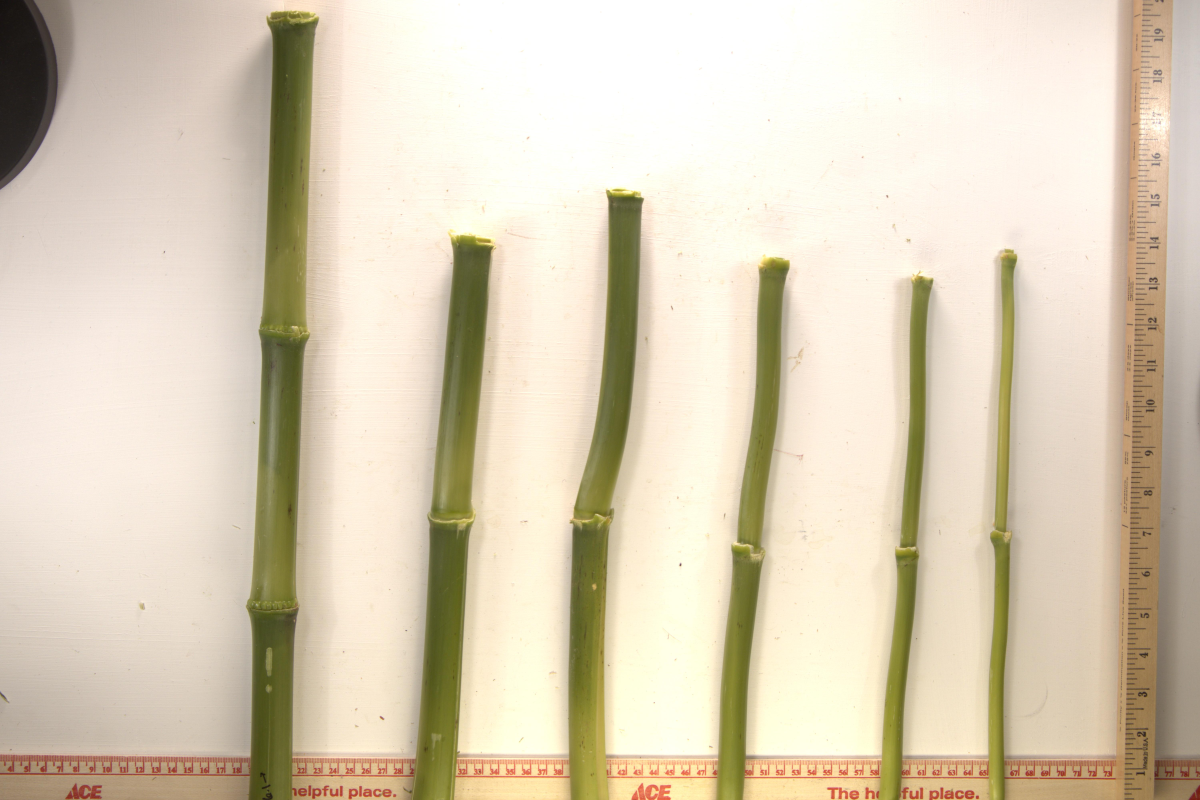
#> input picture test_images/sample_outputs/batch_corn_20250811_01-Example/raw_to_jpg/set_6_20250811.jpg, 6000 x 4000 px (shown at 1/5 size); its folder holds only this picture in this run
$ python calibration.py test_images/sample_outputs/batch_corn_20250811_01-Example/raw_to_jpg/set_6_20250811.jpg
#> lines starting #> are read from the running program, lines starting #| are printed output that depends on the picture
"""
calibration.py - pixel-per-mm scale from the rulers in each photo.

For every image in  <batch>/raw_to_jpg/*.jpg  it finds
    * the horizontal ruler along the bottom  -> scale along x (diameters)
    * the vertical ruler along the right     -> scale along y (lengths)
and writes
    <batch>/calibration.csv            one row per image
    <batch>/calibration_debug/*.jpg    overlay + local-scale plot, for checking

WHY A SCALE *FIELD* AND NOT ONE NUMBER
    If the camera is not exactly parallel to the board, parts of the board that are
    farther away look smaller. In our photos the bottom ruler read about 8.26 px/mm at
    the left edge and 7.79 px/mm at the right edge.
    For a tilted flat board the scale changes linearly across the image, so each
    image gets
        px_per_mm_x(x, y) = ax + b*x + c*y        (diameters, horizontal distances)
        px_per_mm_y(x, y) = ay + b*x + c*y        (lengths, vertical distances)
    b comes from how the scale changes along the bottom ruler, c from the right ruler.
    The CSV also stores the values at the image centre and the % variation over
    the image, so you can see how much the camera tilt matters for each photo.

HOW A RULER IS MEASURED
    1. The tick spacing is found with a Fourier transform of the brightness profile
       across the tick strip (averages hundreds of ticks -> sub-pixel precision).
    2. The tick strip is tracked chunk by chunk so a tilted ruler is followed.
    3. The local spacing is measured in sliding windows along the ruler, and a
       straight line is fitted to those local values (outliers, e.g. where a stem
       crosses the ruler, are rejected).

Only the raw_to_jpg images are used, because the background-removed images no longer
contain the rulers. Both have the same pixel grid, so the values apply directly.

QUALITY CHECKS
    An image gets the batch median scale (and a note in the CSV) when no ruler was found,
    when its scale is more than 3 % from the batch median, or when its x and y scales
    differ by more than 3 % (pixels are square, so this means a ruler was misread).

Run:  python calibration.py            all sessions in config.OUTPUT_DIR
      python calibration.py --force    redo sessions that already have calibration.csv
      python calibration.py IMG_1.jpg  quick test on single images
"""

import csv
import sys
from pathlib import Path

import cv2
import numpy as np

from config import OUTPUT_DIR

# ───── CONFIG ─────────────────────────────────────────────────────────────
BASE_OUTPUT_DIR = Path(OUTPUT_DIR)

# One entry per ruler.
#   axis     "x" = ruler runs left-right, "y" = ruler runs top-bottom
#   units    graduations the ruler might have; the one with the clearest tick pattern
#            whose scale falls inside PX_PER_MM_RANGE is used (so wood cm/inch rulers
#            and metal 1/8"-1/16" rulers all work without changing anything)
#   band     part of the image to search, measured ACROSS the ruler
#            ("x": rows, 0 = top, 1 = bottom; "y": columns, 0 = left, 1 = right)
RULERS = [
    {"name": "bottom", "axis": "x", "units": "auto", "band": (0.85, 1.00)},
    {"name": "right",  "axis": "y", "units": "auto", "band": (0.80, 1.00)},
]

# Candidate graduations (mm). "auto" tries all of them.
GRADUATIONS = {"1 mm": 1.0, "1/8 in": 25.4 / 8, "1/16 in": 25.4 / 16}

# Plausible scale for this rig. Keep it within about +-25 % of the real value:
# a wider range lets a cm ruler be mistaken for a 1/16 in ruler (ratio 1.59).
# Update it if you change camera height or zoom a lot.
PX_PER_MM_RANGE = (6.2, 10.4)
TRACK_CHUNK_PX = 400            # chunk length used to follow a tilted ruler
STRIP_HEIGHT_PX = 14            # rows averaged across the ticks
LOCAL_WIN_PX = 800              # window for local px/mm along the ruler
LOCAL_STEP_PX = 200
MIN_PEAK_SNR = 8.0              # weaker than this -> ruler "not_found"
MAX_FIT_RESID_PCT = 0.6         # RMS residual of local scale fit above this -> "check"
MAX_IMAGE_VARIATION_PCT = 1.0   # scale changes more than this over the image -> "check" (camera tilt)
MAX_BATCH_DEV_PCT = 1.5         # centre value differs from batch median by more -> "check" (value kept)
MAX_BATCH_REPLACE_PCT = 3.0     # ... by more than this -> ruler misread: batch median used instead
MAX_XY_DIFF_PCT = 3.0           # pixels are square, so x and y scales must agree; larger gap -> batch median used
DEFAULT_PX_PER_MM = 8.319       # last resort, used only when no image in a batch has a readable ruler
SAVE_DEBUG = True

CSV_NAME = "calibration.csv"
CSV_FIELDS = [
    "image", "width", "height",
    "px_per_mm_x", "px_per_mm_y",              # at image centre
    "ax", "ay", "b", "c",                      # scale field coefficients
    "variation_pct",                           # (max-min)/mean of scale over the image
    "x_left", "x_right", "y_top", "y_bottom",  # px/mm at the four image edges (centre lines)
    "angle_x_deg", "angle_y_deg", "snr_x", "snr_y", "fit_resid_x_pct", "fit_resid_y_pct",
    "source_x", "source_y", "unit_x", "unit_y", "status", "note",
]


# ───── SIGNAL HELPERS ────────────────────────────────────────────────────
def _highpass(profile, win=41):
    """Remove slow brightness changes so only the tick pattern remains."""
    k = np.ones(win) / win
    pad = np.pad(profile, win, mode="edge")
    return profile - np.convolve(pad, k, mode="same")[win:-win]


def _dense_peak(sig, f_lo, f_hi, n=2001):
    """Exact DFT magnitude on a dense frequency grid (cycles/px). Returns (freq, mag)."""
    freqs = np.linspace(f_lo, f_hi, n)
    nidx = np.arange(len(sig))
    mags = np.empty(n)
    for i in range(0, n, 250):
        f = freqs[i:i + 250]
        mags[i:i + 250] = np.abs(np.exp(-2j * np.pi * np.outer(f, nidx)) @ sig)
    k = int(np.argmax(mags))
    if 0 < k < n - 1:
        a, b0, c = mags[k - 1], mags[k], mags[k + 1]
        den = a - 2 * b0 + c
        d = 0.5 * (a - c) / den if den != 0 else 0.0
        return freqs[k] + d * (freqs[1] - freqs[0]), b0
    return freqs[k], mags[k]


def _snr(sig, f_lo, f_hi):
    """Height of the strongest periodic peak in [f_lo, f_hi] relative to the spectrum floor."""
    nfft = 1 << int(np.ceil(np.log2(len(sig) * 4)))
    spec = np.abs(np.fft.rfft(sig * np.hanning(len(sig)), nfft))
    fr = np.fft.rfftfreq(nfft)
    inb = (fr >= f_lo) & (fr <= f_hi)
    ref = (fr >= f_lo * 0.5) & (fr <= min(0.5, f_hi * 2))
    k = np.argmax(np.where(inb, spec, 0))
    return spec[k] / (np.median(spec[ref]) + 1e-9), fr[k]


def _robust_line(x, y, w=None, n_iter=5, k=2.5):
    """Weighted straight-line fit with iterative outlier rejection. Returns (slope, intercept, mask)."""
    x, y = np.asarray(x, float), np.asarray(y, float)
    w = np.ones_like(x) if w is None else np.asarray(w, float)
    keep = np.ones(len(x), bool)
    slope, icpt = 0.0, float(np.median(y))
    for _ in range(n_iter):
        if keep.sum() < 3:
            break
        slope, icpt = np.polyfit(x[keep], y[keep], 1, w=w[keep])
        r = y - (slope * x + icpt)
        mad = np.median(np.abs(r[keep] - np.median(r[keep]))) * 1.4826 + 1e-9
        new = np.abs(r) < k * mad
        if (new == keep).all():
            break
        keep = new
    return slope, icpt, keep


# ───── RULER MEASUREMENT ─────────────────────────────────────────────────
def measure_ruler(gray, axis, units, band_frac):
    """
    Measure one ruler. Returns None if not found, else a dict with
        px_per_mm      mean scale along the ruler
        local_pos      positions along the ruler (image x for axis x, image y for axis y)
        local_across   matching positions across the ruler (image y / image x)
        local_ppmm     local px/mm at those positions (outliers removed)
        angle_deg, snr, fit_resid_pct, line (for drawing)
    """
    img = gray if axis == "x" else gray.T            # work as if the ruler runs left-right
    H, W = img.shape
    r0, r1 = int(band_frac[0] * H), int(band_frac[1] * H)
    band = img[r0:r1].astype(np.float32)
    if units == "auto":
        cands = dict(GRADUATIONS)
    else:
        cands = {u: GRADUATIONS[u] for u in ([units] if isinstance(units, str) else units)}

    # 1) profiles of thin strips (every 3 rows) over the whole band
    csum = np.vstack([np.zeros((1, W), np.float64), np.cumsum(band, axis=0, dtype=np.float64)])
    starts = np.arange(0, band.shape[0] - STRIP_HEIGHT_PX, 3)
    profs = (csum[starts + STRIP_HEIGHT_PX] - csum[starts]) / STRIP_HEIGHT_PX
    hp = np.apply_along_axis(_highpass, 1, profs)

    # 2) pick the graduation and strip with the clearest tick pattern
    best = (0.0, None, None)
    for uname, umm in cands.items():
        lo, hi = 1.0 / (PX_PER_MM_RANGE[1] * umm), 1.0 / (PX_PER_MM_RANGE[0] * umm)
        snrs = np.array([_snr(p, lo, hi)[0] for p in hp])
        if snrs.max() > best[0]:
            best = (snrs.max(), uname, int(np.argmax(snrs)))
    if best[0] < MIN_PEAK_SNR:
        return None
    unit_name, i_best = best[1], best[2]
    unit_mm = cands[unit_name]
    f_lo = 1.0 / (PX_PER_MM_RANGE[1] * unit_mm)
    f_hi = 1.0 / (PX_PER_MM_RANGE[0] * unit_mm)
    f0, _ = _dense_peak(hp[i_best] * np.hanning(W), f_lo, f_hi, 4001)

    # 3) follow the tick strip chunk by chunk (handles tilt)
    freqs = f0 * np.linspace(0.94, 1.06, 13)
    chunk_c, chunk_r, chunk_w = [], [], []
    for c in range(0, W - TRACK_CHUNK_PX + 1, TRACK_CHUNK_PX // 2):
        seg = hp[:, c:c + TRACK_CHUNK_PX] * np.hanning(TRACK_CHUNK_PX)
        basis = np.exp(-2j * np.pi * np.outer(freqs, np.arange(c, c + TRACK_CHUNK_PX)))
        power = np.abs(seg @ basis.T).max(axis=1)          # per strip
        j = int(np.argmax(power))
        chunk_c.append(c + TRACK_CHUNK_PX / 2)
        chunk_r.append(starts[j] + STRIP_HEIGHT_PX / 2)
        chunk_w.append(power[j])
    chunk_w = np.array(chunk_w)
    good = chunk_w > 0.25 * np.percentile(chunk_w, 90)
    slope, icpt, keep = _robust_line(np.array(chunk_c)[good], np.array(chunk_r)[good],
                                     chunk_w[good], k=3.0)

    # 4) sample a strip along the fitted line
    cols = np.arange(W, dtype=np.float32)
    centre = (r0 + icpt + slope * cols).astype(np.float32)
    offs = np.arange(STRIP_HEIGHT_PX, dtype=np.float32) - STRIP_HEIGHT_PX / 2
    map_x = np.tile(cols, (STRIP_HEIGHT_PX, 1))
    map_y = (centre[None, :] + offs[:, None]).astype(np.float32)
    strip = cv2.remap(img.astype(np.float32), map_x, map_y, cv2.INTER_LINEAR,
                      borderMode=cv2.BORDER_REPLICATE)
    sig = _highpass(strip.mean(axis=0))
    snr, _ = _snr(sig, f_lo, f_hi)
    if snr < MIN_PEAK_SNR:
        return None

    # 5) local scale in sliding windows along the ruler
    loc_c, loc_s, loc_w = [], [], []
    hw = np.hanning(LOCAL_WIN_PX)
    for c in range(0, W - LOCAL_WIN_PX + 1, LOCAL_STEP_PX):
        s = sig[c:c + LOCAL_WIN_PX]
        if np.std(s) < 1e-6:
            continue
        fl, mag = _dense_peak(s * hw, f0 * 0.92, f0 * 1.08, 801)
        loc_c.append(c + LOCAL_WIN_PX / 2)
        loc_s.append(1.0 / (fl * unit_mm))
        loc_w.append(mag / (np.sqrt(np.mean(s ** 2)) * LOCAL_WIN_PX + 1e-9))  # peak purity
    loc_c, loc_s, loc_w = map(np.asarray, (loc_c, loc_s, loc_w))
    ok = loc_w > 0.4 * np.percentile(loc_w, 90)            # drop windows hidden by stems etc.
    if ok.sum() < 4:
        return None
    g, s0, keep = _robust_line(loc_c[ok], loc_s[ok], loc_w[ok])
    pos, val = loc_c[ok][keep], loc_s[ok][keep]
    resid = val - (g * pos + s0)
    resid_pct = float(np.sqrt(np.mean(resid ** 2)) / np.mean(val) * 100)

    across = r0 + icpt + slope * pos
    angle = float(np.degrees(np.arctan(slope)))
    return {
        "px_per_mm": float(np.mean(g * pos + s0)),
        "local_pos": pos, "local_across": across, "local_ppmm": val,
        "angle_deg": angle if axis == "x" else -angle,
        "snr": float(snr), "fit_resid_pct": resid_pct, "unit": unit_name,
        "line": (r0 + icpt, slope, W), "axis": axis, "gradient": g, "s0": s0,
        "all_pos": loc_c, "all_ppmm": loc_s, "used": (ok, keep),
    }


# ───── SCALE FIELD ───────────────────────────────────────────────────────
def fit_scale_field(rx, ry):
    """
    rx: bottom ruler result (or None), ry: right ruler result (or None).
    Model:  sx(x,y) = ax + b*x + c*y,   sy(x,y) = ay + b*x + c*y
    b = d(scale)/dx from the bottom ruler, c = d(scale)/dy from the right ruler.
    """
    b = rx["gradient"] if rx else 0.0
    c = ry["gradient"] if ry else 0.0
    ax = ay = None
    if rx:   # along the bottom ruler:  s = ax + b*x + c*y_ruler
        ax = float(np.mean(rx["local_ppmm"] - b * rx["local_pos"] - c * rx["local_across"]))
    if ry:   # along the right ruler:   s = ay + b*x_ruler + c*y
        ay = float(np.mean(ry["local_ppmm"] - b * ry["local_across"] - c * ry["local_pos"]))
    return ax, ay, float(b), float(c)


def scale_at(cal, x, y):
    """Local (px_per_mm_x, px_per_mm_y) at image point (x, y). `cal` is a calibration row/dict."""
    b, c = float(cal["b"]), float(cal["c"])
    return float(cal["ax"]) + b * x + c * y, float(cal["ay"]) + b * x + c * y


# [11 lines left out: functions dist_mm, path_length_mm, not called in this run]


# ───── DEBUG FIGURE ──────────────────────────────────────────────────────
def draw_debug(img_bgr, results, row, save_path):
    import matplotlib
    matplotlib.use("Agg")
    import matplotlib.pyplot as plt

    out = img_bgr.copy()
    cols = {"x": (0, 200, 0), "y": (255, 0, 255)}
    for r in results.values():
        if r is None:
            continue
        a0, slope, W = r["line"]
        p = [(0, a0), (W, a0 + slope * W)]
        if r["axis"] == "y":
            p = [(q[1], q[0]) for q in p]
        cv2.line(out, tuple(map(int, p[0])), tuple(map(int, p[1])), cols[r["axis"]], 6)
    small = cv2.cvtColor(cv2.resize(out, (out.shape[1] // 4, out.shape[0] // 4)), cv2.COLOR_BGR2RGB)

    fig = plt.figure(figsize=(14, 9))
    ax0 = fig.add_subplot(2, 2, (1, 2))
    ax0.imshow(small, extent=(0, img_bgr.shape[1], img_bgr.shape[0], 0))
    # scale-field contours
    if row.get("ax") not in (None, ""):
        X, Y = np.meshgrid(np.linspace(0, img_bgr.shape[1], 60), np.linspace(0, img_bgr.shape[0], 40))
        S = float(row["ax"]) + float(row["b"]) * X + float(row["c"]) * Y
        cs = ax0.contour(X, Y, S, levels=8, colors="cyan", linewidths=0.8)
        ax0.clabel(cs, fmt="%.2f", fontsize=7)
    ax0.set_title(f"{row['image']}:  centre {row['px_per_mm_x']} (x) / {row['px_per_mm_y']} (y) px/mm, "
                  f"variation {row['variation_pct']}%   [{row['status']}]  (cyan = px/mm along x)",
                  fontsize=10)
    ax0.axis("off")
    for k, (name, r) in enumerate(results.items()):
        ax = fig.add_subplot(2, 2, 3 + k)
        if r is None:
            ax.set_title(f"{name}: not found")
            continue
        ok, keep = r["used"]
        ax.plot(r["all_pos"], r["all_ppmm"], ".", color="0.7", label="all windows")
        ax.plot(r["local_pos"], r["local_ppmm"], "o", ms=4, label="used")
        xx = np.array([0, r["line"][2]])
        ax.plot(xx, r["gradient"] * xx + r["s0"], "r-", label="linear fit")
        ax.set_xlabel("image x (px)" if r["axis"] == "x" else "image y (px)")
        ax.set_ylabel("local px/mm")
        lo, hi = np.percentile(r["local_ppmm"], [0, 100])
        ax.set_ylim(lo - 0.15, hi + 0.15)
        ax.set_title(f"{name} ({r['unit']} ticks): mean {r['px_per_mm']:.3f}, tilt {r['angle_deg']:+.2f} deg, "
                     f"resid {r['fit_resid_pct']:.2f}%", fontsize=10)
        ax.legend(fontsize=8)
        ax.grid(alpha=0.3)
    plt.tight_layout()
    plt.savefig(save_path, dpi=110)
    plt.close(fig)


# ───── PER IMAGE / PER BATCH ─────────────────────────────────────────────
def calibrate_image(img_path, debug_dir=None):
    img = cv2.imread(str(img_path))
#> img is the input picture: shape (4000, 6000, 3); mean B, G, R 183.6, 206.3, 218.3
    if img is None:
        raise IOError(f"cannot read {img_path}")
    gray = cv2.cvtColor(img, cv2.COLOR_BGR2GRAY)
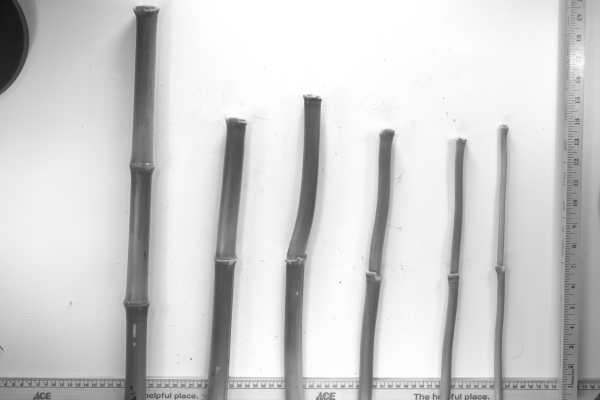
#> gray: shape (4000, 6000) (shown at 1/10 size); min 14, max 255, mean 207.3
    Hh, Ww = gray.shape

    results = {}
    for ruler in RULERS:
        try:
            results[ruler["name"]] = measure_ruler(gray, ruler["axis"], ruler["units"], ruler["band"])
        except Exception as e:
            print(f"   {ruler['name']}: error {e}")
            results[ruler["name"]] = None
#> this loop made 2 passes
#> (f0 in measure_ruler, snr in measure_ruler) on passes 1 to 2: (0.125, 66.18), (0.0393, 93.44)
#> pass 1, in measure_ruler, `band = img[r0:r1].astype(np.float32)`:
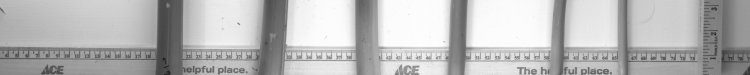
#> band: shape (600, 6000) float32 (shown at 1/8 size); min 21, max 254, mean 183.7
#> pass 1, in measure_ruler, `csum = np.vstack([np.zeros((1, W), np.float64), np.cumsum(band, axis=0..`:
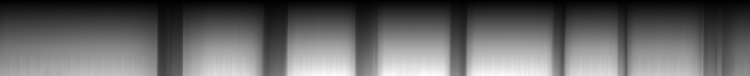
#> csum: shape (601, 6000) float64 (shown at 1/8 size); min 0, max 146316, mean 57634.4; drawn with min black and max white
#> pass 2, in measure_ruler (call 2), `img = gray if axis == "x" else gray.T`:
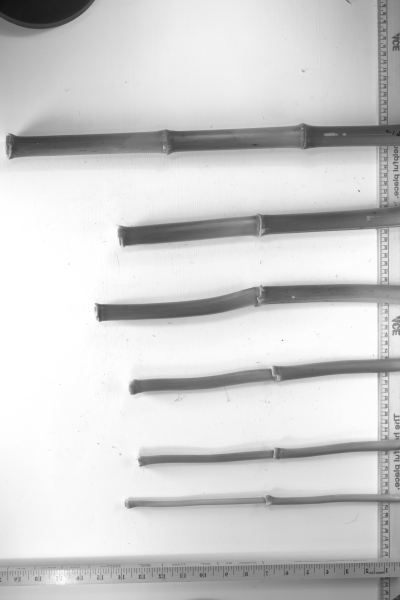
#> img: shape (6000, 4000) (shown at 1/10 size); min 14, max 255, mean 207.3
#> pass 2, in measure_ruler (call 2), `band = img[r0:r1].astype(np.float32)`:
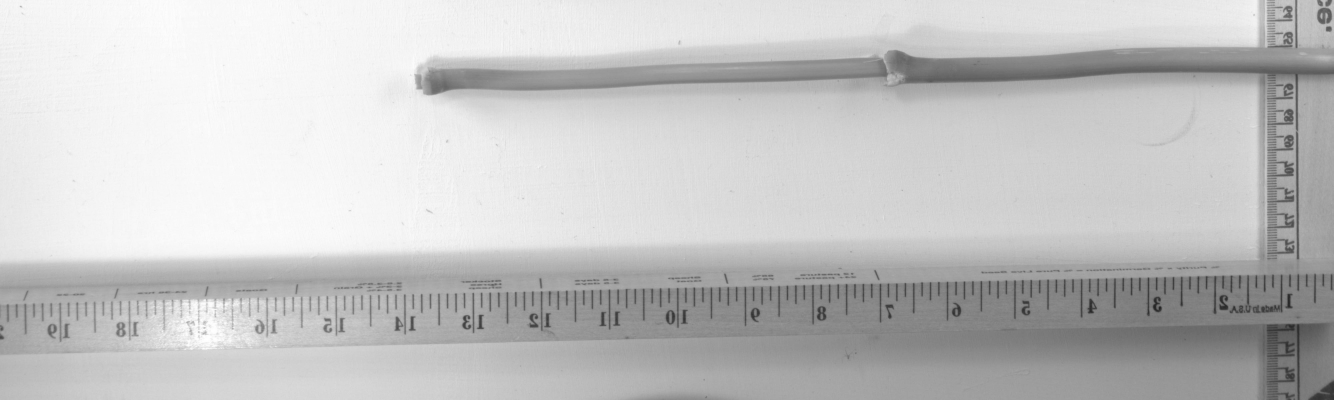
#> band: shape (1200, 4000) float32 (shown at 1/3 size); min 32, max 255, mean 196.3
#> after the loop, results = 2 items
    by_axis = {}
    for ruler in RULERS:
        r = results[ruler["name"]]
        if r is not None and ruler["axis"] not in by_axis:
            by_axis[ruler["axis"]] = (ruler["name"], r)
#> (the rest of the program and of its run is left out)
